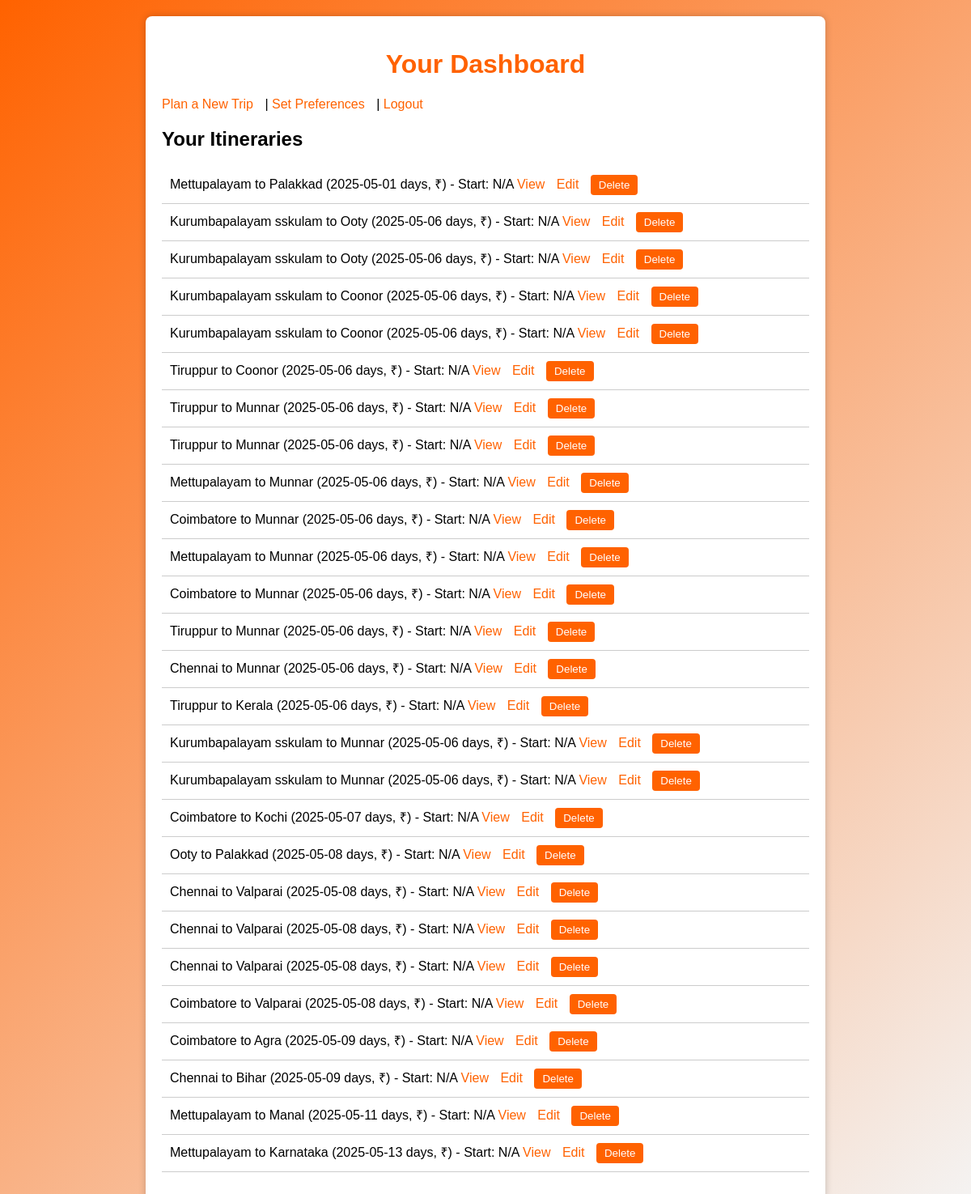
/dashboard (signed in), run on the app's committed database.
### tables this page shows
CREATE TABLE itineraries (
        id INTEGER PRIMARY KEY AUTOINCREMENT,
        user_id INTEGER,
        start TEXT,
        destination TEXT,
        budget INTEGER,
        days INTEGER,
        group_size INTEGER,
        transport TEXT,
        bike_model TEXT,
        transport_cost REAL,
        distance REAL,
        fuel_price REAL,
        plan TEXT,
        total_cost REAL,
        start_date TEXT,
        start_time TEXT,
        hotel TEXT,
        transport_details TEXT,
        train_suggestion TEXT, route_details TEXT, current_weather TEXT, map_url TEXT, hotels_list TEXT, start_coords TEXT, dest_coords TEXT, return_date TEXT, return_time TEXT, car_model TEXT, num_vehicles INTEGER DEFAULT 1, people_per_vehicle INTEGER DEFAULT 2, intra_city_fuel_cost FLOAT DEFAULT 0.0, tour_mode TEXT DEFAULT 'relaxation',
        FOREIGN KEY (user_id) REFERENCES users (id)
    );

### app.py (the view)
@app.route('/dashboard')
@login_required
def dashboard():
    conn = sqlite3.connect(DB_PATH)
    c = conn.cursor()
    c.execute("SELECT id, start, destination, start_date FROM itineraries WHERE user_id = ?", (session['user_id'],))
    itineraries = c.fetchall()
    conn.close()
    return render_template('dashboard.html', itineraries=itineraries)

### app.py (called while the page is built)
def login_required(f):
    @wraps(f)
    def decorated_function(*args, **kwargs):
        logger.debug(f"Session contents: {session}")
        if 'user_id' not in session:
            flash("Please log in to access this page.", "error")
            return redirect(url_for('login'))
        return f(*args, **kwargs)
    return decorated_function

### templates/dashboard.html (shortened to what this page needs)
<!DOCTYPE html>
<html>
<head>
</head>
<body>
    <div class="container">
        <h1>Your Dashboard</h1>
        <p><a href="{{ url_for('planner') }}">Plan a New Trip</a> | <a href="{{ url_for('preferences') }}">Set Preferences</a> | <a href="{{ url_for('logout') }}">Logout</a></p>
        <h2>Your Itineraries</h2>
        {% if itineraries %}
            <ul>
                {% for itinerary in itineraries %}
                    <li>
                        {{ itinerary[1] | capitalize }} to {{ itinerary[2] | capitalize }} ({{ itinerary[3] }} days, ₹{{ itinerary[4] }})
                        - Start: {{ itinerary[5] or 'N/A' }} {{ itinerary[6] or '' }}
                        <a href="{{ url_for('view_itinerary', itinerary_id=itinerary[0]) }}">View</a>
                        <a href="{{ url_for('planner', edit_id=itinerary[0]) }}">Edit</a>
                        <form action="{{ url_for('delete_itinerary', itinerary_id=itinerary[0]) }}" method="POST" style="display:inline;">
                            <button type="submit">Delete</button>
                        </form>
                    </li>
                {% endfor %}
            </ul>
        {% else %}
            <p>No itineraries yet. <a href="{{ url_for('planner') }}">Plan one now!</a></p>
        {% endif %}
    </div>
</body>
</html>

### templates/dashboard.html (style rules this page uses)
body { font-family: Arial, sans-serif; margin: 0; padding: 20px; background: linear-gradient(135deg, #ff6200, #f4f4f4); min-height: 100vh; }
.container { background: white; padding: 20px; border-radius: 8px; box-shadow: 0 0 10px rgba(0,0,0,0.2); max-width: 800px; margin: auto; }
h1 { color: #ff6200; text-align: center; }
ul { list-style: none; padding: 0; }
li { padding: 10px; border-bottom: 1px solid #ccc; }
a { color: #ff6200; text-decoration: none; margin-right: 10px; }
button { background: #ff6200; color: white; border: none; padding: 5px 10px; border-radius: 4px; cursor: pointer; }

### data on the page
itineraries: start "Mettupalayam", destination "Palakkad", start_date "2025-05-01", itinerary "N/A"
itineraries: start "Kurumbapalayam sskulam", destination "Ooty", start_date "2025-05-06", itinerary "N/A"
itineraries: start "Kurumbapalayam sskulam", destination "Ooty", start_date "2025-05-06", itinerary "N/A"
itineraries: start "Kurumbapalayam sskulam", destination "Coonor", start_date "2025-05-06", itinerary "N/A"
itineraries: start "Kurumbapalayam sskulam", destination "Coonor", start_date "2025-05-06", itinerary "N/A"
itineraries: start "Tiruppur", destination "Coonor", start_date "2025-05-06", itinerary "N/A"
itineraries: start "Tiruppur", destination "Munnar", start_date "2025-05-06", itinerary "N/A"
itineraries: start "Tiruppur", destination "Munnar", start_date "2025-05-06", itinerary "N/A"
itineraries: start "Mettupalayam", destination "Munnar", start_date "2025-05-06", itinerary "N/A"
itineraries: start "Coimbatore", destination "Munnar", start_date "2025-05-06", itinerary "N/A"
itineraries: start "Mettupalayam", destination "Munnar", start_date "2025-05-06", itinerary "N/A"
itineraries: start "Coimbatore", destination "Munnar", start_date "2025-05-06", itinerary "N/A"
itineraries: start "Tiruppur", destination "Munnar", start_date "2025-05-06", itinerary "N/A"
itineraries: start "Chennai", destination "Munnar", start_date "2025-05-06", itinerary "N/A"
itineraries: start "Tiruppur", destination "Kerala", start_date "2025-05-06", itinerary "N/A"
itineraries: start "Kurumbapalayam sskulam", destination "Munnar", start_date "2025-05-06", itinerary "N/A"
itineraries: start "Kurumbapalayam sskulam", destination "Munnar", start_date "2025-05-06", itinerary "N/A"
itineraries: start "Coimbatore", destination "Kochi", start_date "2025-05-07", itinerary "N/A"
itineraries: start "Ooty", destination "Palakkad", start_date "2025-05-08", itinerary "N/A"
itineraries: start "Chennai", destination "Valparai", start_date "2025-05-08", itinerary "N/A"
itineraries: start "Chennai", destination "Valparai", start_date "2025-05-08", itinerary "N/A"
itineraries: start "Chennai", destination "Valparai", start_date "2025-05-08", itinerary "N/A"
itineraries: start "Coimbatore", destination "Valparai", start_date "2025-05-08", itinerary "N/A"
itineraries: start "Coimbatore", destination "Agra", start_date "2025-05-09", itinerary "N/A"
itineraries: start "Chennai", destination "Bihar", start_date "2025-05-09", itinerary "N/A"
itineraries: start "Mettupalayam", destination "Manal", start_date "2025-05-11", itinerary "N/A"
itineraries: start "Mettupalayam", destination "Karnataka", start_date "2025-05-13", itinerary "N/A"
